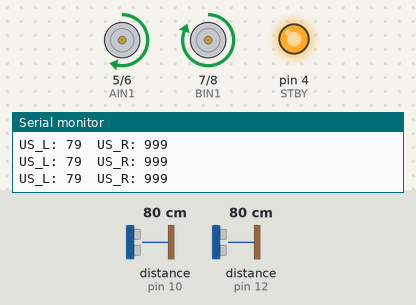
Bench run of a sketch on a simulated Arduino Uno, built with avr-gcc and run on an emulated ATmega328P. Shown: motor-driver pin pairs drawn as motors (green arrow = first pin HIGH = forward, orange = second pin HIGH = backward, longer = more drive, scaled by the enable pin, stopped while the standby pin is LOW), output pins drawn as LEDs (lit = HIGH), the last lines printed to the serial monitor. Wiring (inferred from the names in the program): ultrasonic range finder: trigger pin 9; echo pin 12. The test bench sets the inputs (shaded band); at power-on: distance to the obstacle (sensors on pin 10, pin 12) 80 cm. The echo pulse lasts 58.3 µs per cm; pins used as bus, display or sensor lines are not drawn.

Above: at 1.2 s.
1.3 s: distance to the obstacle (sensor on pin 10) set to 23 cm
2.8 s: distance to the obstacle (sensor on pin 10) set to 18 cm
At 3.6 s:
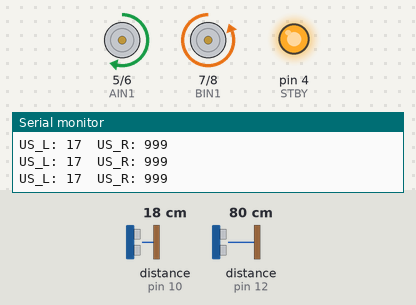
4.3 s: distance to the obstacle (sensor on pin 10) set to 35 cm
At 5.2 s:
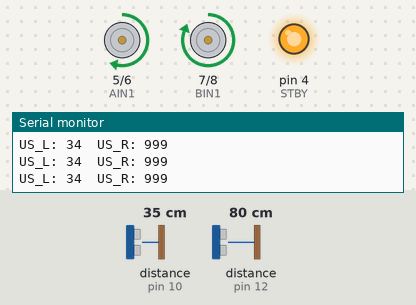
5.8 s: distance to the obstacle (sensor on pin 10) set to 2 cm
At 7.2 s:
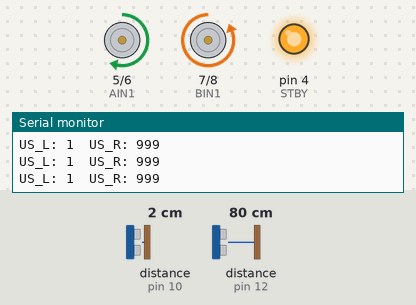
Timing chart, 0 to 8.3 s (numbered marks = the images above; inputs shaded):
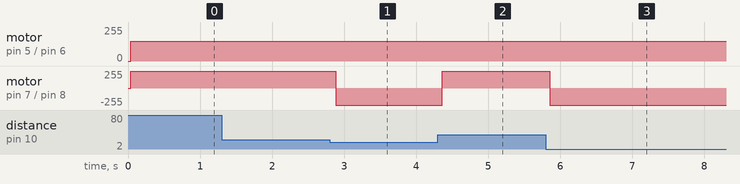

The sketch:

Object_avoiding_robot_code.ino
```cpp
/* =====================================================
   OBSTACLE AVOIDING ROBOT
   Arduino UNO + TB6612FNG
   2 × HC-SR04 (25° outward)
   ===================================================== */

// ---------- TB6612FNG PINS ----------
#define AIN1 5
#define AIN2 6
#define PWMA 3

#define BIN1 7
#define BIN2 8
#define PWMB 10

#define STBY 4

// ---------- ULTRASONIC PINS ----------
#define TRIG_L 9
#define ECHO_L 10

#define TRIG_R 11
#define ECHO_R 12

// ---------- SETTINGS ----------
#define SPEED 150
#define WALL_DIST 20   // cm

int distL, distR;

// ---------- MOTOR FUNCTIONS ----------
void initMotors() {
  pinMode(AIN1, OUTPUT);
  pinMode(AIN2, OUTPUT);
  pinMode(PWMA, OUTPUT);

  pinMode(BIN1, OUTPUT);
  pinMode(BIN2, OUTPUT);
  pinMode(PWMB, OUTPUT);

  pinMode(STBY, OUTPUT);
  digitalWrite(STBY, HIGH); // enable TB6612FNG
}

void forward() {
  digitalWrite(AIN1, HIGH);
  digitalWrite(AIN2, LOW);
  digitalWrite(BIN1, HIGH);
  digitalWrite(BIN2, LOW);
  analogWrite(PWMA, SPEED);
  analogWrite(PWMB, SPEED);
}

void stopMotors() {
  analogWrite(PWMA, 0);
  analogWrite(PWMB, 0);
}

void turnLeft() {
  digitalWrite(AIN1, LOW);
  digitalWrite(AIN2, HIGH);
  digitalWrite(BIN1, HIGH);
  digitalWrite(BIN2, LOW);
  analogWrite(PWMA, SPEED);
  analogWrite(PWMB, SPEED);
}

void turnRight() {
  digitalWrite(AIN1, HIGH);
  digitalWrite(AIN2, LOW);
  digitalWrite(BIN1, LOW);
  digitalWrite(BIN2, HIGH);
  analogWrite(PWMA, SPEED);
  analogWrite(PWMB, SPEED);
}

// ---------- ULTRASONIC FUNCTIONS ----------
void initUltrasonic() {
  pinMode(TRIG_L, OUTPUT);
  pinMode(ECHO_L, INPUT);

  pinMode(TRIG_R, OUTPUT);
  pinMode(ECHO_R, INPUT);
}

int readUltrasonic(int trigPin, int echoPin) {
  digitalWrite(trigPin, LOW);
  delayMicroseconds(2);
  digitalWrite(trigPin, HIGH);
  delayMicroseconds(10);
  digitalWrite(trigPin, LOW);

  long duration = pulseIn(echoPin, HIGH, 30000);
  if (duration == 0) return 999;

  return duration * 0.034 / 2;
}

void readUltrasonics() {
  distL = readUltrasonic(TRIG_L, ECHO_L);
  distR = readUltrasonic(TRIG_R, ECHO_R);
}

// ---------- SETUP ----------
void setup() {
  Serial.begin(9600);
  initMotors();
  initUltrasonic();
}

// ---------- LOOP ----------
void loop() {
  readUltrasonics();

  Serial.print("US_L: ");
  Serial.print(distL);
  Serial.print("  US_R: ");
  Serial.println(distR);

  // BOTH SIDES BLOCKED → TURN
  if (distL < WALL_DIST && distR < WALL_DIST) {
    stopMotors();
    delay(100);
    turnRight();
    delay(300);
  }
  // LEFT WALL → TURN RIGHT
  else if (distL < WALL_DIST) {
    turnRight();
  }
  // RIGHT WALL → TURN LEFT
  else if (distR < WALL_DIST) {
    turnLeft();
  }
  // CLEAR PATH
  else {
    forward();
  }

  delay(50); // stability delay
}
```

Measured:
- the behaviour switches between 21 and 20 cm on distance to the obstacle (sensor on pin 10) (found by bisection; images 0 and 1)
- after the input at 2.8 s, motor on pin 7 (BIN1) / pin 8 (BIN2): forward 255/255 → backward 255/255 after 0.08 s
- after the input at 4.3 s, motor on pin 7 (BIN1) / pin 8 (BIN2): backward 255/255 → forward 255/255 after 0.06 s
- after the input at 5.8 s, motor on pin 7 (BIN1) / pin 8 (BIN2): forward 255/255 → backward 255/255 after 0.05 s
